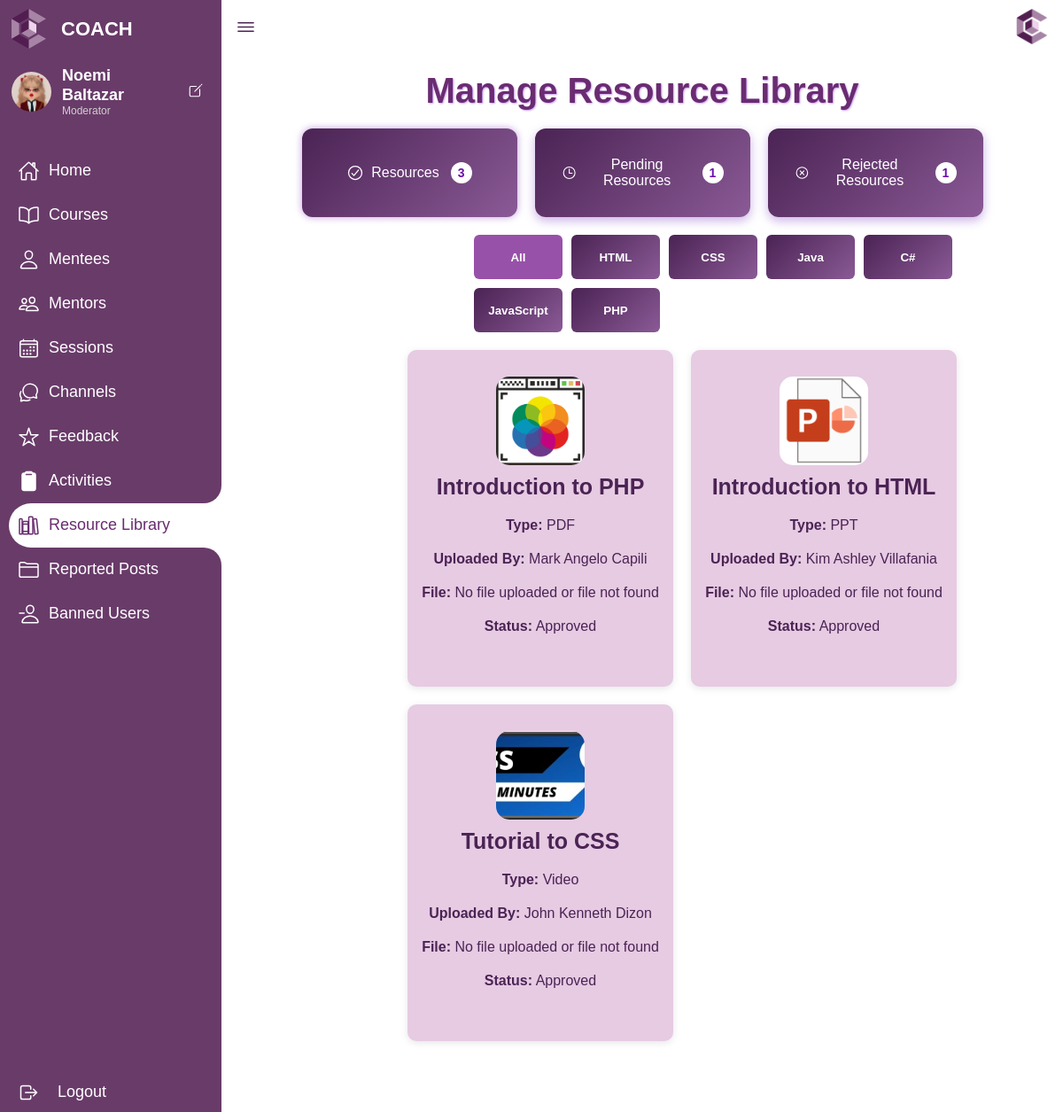
The app's page /admin/resource.php (signed in) with its own data.
### tables this page shows
CREATE TABLE `users` (
  `user_id` int(11) NOT NULL,
  `username` varchar(70) NOT NULL,
  `password` varchar(255) NOT NULL,
  `user_type` enum('Mentee','Mentor','Admin','Super Admin') NOT NULL,
  `first_name` varchar(100) DEFAULT NULL,
  `last_name` varchar(100) DEFAULT NULL,
  `email` varchar(80) NOT NULL,
  `icon` varchar(200) DEFAULT NULL,
  `dob` date DEFAULT NULL,
  `gender` varchar(30) DEFAULT NULL,
  `contact_number` varchar(100) DEFAULT NULL,
  `mentored_before` varchar(20) DEFAULT NULL,
  `mentoring_experience` text DEFAULT NULL,
  `area_of_expertise` varchar(100) DEFAULT NULL,
  `resume` varchar(200) DEFAULT NULL,
  `certificates` varchar(200) DEFAULT NULL,
  `assessment_score` int(20) DEFAULT NULL,
  `status` varchar(60) DEFAULT NULL,
  `reason` text DEFAULT NULL,
  `email_verification` varchar(50) DEFAULT NULL,
  `contact_verification` varchar(50) DEFAULT NULL,
  `full_address` varchar(100) DEFAULT NULL,
  `student` varchar(20) DEFAULT NULL,
  `student_year_level` varchar(30) DEFAULT NULL,
  `occupation` varchar(40) DEFAULT NULL,
  `to_learn` text DEFAULT NULL
);

CREATE TABLE `resources` (
  `Resource_ID` int(11) NOT NULL,
  `user_id` int(11) DEFAULT NULL,
  `UploadedBy` varchar(200) NOT NULL,
  `Resource_Title` varchar(200) NOT NULL,
  `Resource_Icon` varchar(200) NOT NULL,
  `Resource_Type` varchar(200) NOT NULL,
  `Resource_File` varchar(200) NOT NULL,
  `Category` varchar(70) NOT NULL,
  `Status` varchar(200) NOT NULL,
  `Reason` text NOT NULL
);

### admin/resource.php (the view, shortened to what this page needs)
<?php
require '../connection/db_connection.php';
$admin_id = $_SESSION['user_id'];
$admin_details_query = $conn->prepare("SELECT first_name, last_name, icon FROM users WHERE user_id = ?");
$admin_details_query->bind_param("i", $admin_id);
$admin_details_query->execute();
$admin_result = $admin_details_query->get_result();
$admin_info = $admin_result->fetch_assoc();
$admin_name = htmlspecialchars($admin_info['first_name'] . ' ' . $admin_info['last_name']);
$admin_icon = !empty($admin_info['icon']) ? htmlspecialchars($admin_info['icon']) : '../uploads/img/default_profile.png';
$admin_username = htmlspecialchars($_SESSION['username']);
$resources = [];
$sql = "SELECT r.*, u.first_name, u.last_name
        FROM resources r
        LEFT JOIN users u ON r.user_id = u.user_id
        ORDER BY r.Resource_ID DESC";
$res = $conn->query($sql);
if ($res && $res->num_rows > 0) {
  while ($row = $res->fetch_assoc()) {
    $resources[] = $row;
  }
}
$approvedCount = 0;
$pendingCount = 0;
$rejectedCount = 0;
foreach ($resources as $resource) {
    if ($resource['Status'] == 'Approved') {
        $approvedCount++;
    } elseif ($resource['Status'] == 'Under Review') {
        $pendingCount++;
    } elseif ($resource['Status'] == 'Rejected') {
        $rejectedCount++;
    }
}
?>
<!DOCTYPE html>
<html lang="en">
<head>
  <link rel="stylesheet" href="css/dashboard.css" />
  <link rel="stylesheet" href="css/resources.css" />
</head>
<body>
<nav>
  <div class="nav-top">
    <div class="logo">
      <div class="logo-image"><img src="../uploads/img/logo.png" alt="Logo"></div>
      <div class="logo-name">COACH</div>
    </div>
    <div class="admin-profile">
      <img src="<?php echo $admin_icon; ?>" alt="Admin Profile Picture" />
      <div class="admin-text">
        <span class="admin-name"><?php echo $admin_name; ?></span>
        <span class="admin-role">Moderator</span>
      </div>
      <a href="edit_profile.php?username=<?= urlencode($admin_username) ?>" class="edit-profile-link" title="Edit Profile">
        <ion-icon name="create-outline" class="verified-icon"></ion-icon>
      </a>
    </div>
  </div>
  <div class="menu-items">
    <ul class="navLinks">
      <li class="navList">
        <a href="#" onclick="window.location='dashboard.php'">
          <ion-icon name="home-outline"></ion-icon>
          <span class="links">Home</span>
        </a>
      </li>
      <li class="navList">
        <a href="#" onclick="window.location='courses.php'">
          <ion-icon name="book-outline"></ion-icon>
          <span class="links">Courses</span>
        </a>
      </li>
      <li class="navList">
        <a href="#" onclick="window.location='manage_mentees.php'">
          <ion-icon name="person-outline"></ion-icon>
          <span class="links">Mentees</span>
        </a>
      </li>
      <li class="navList">
        <a href="#" onclick="window.location='manage_mentors.php'">
          <ion-icon name="people-outline"></ion-icon>
          <span class="links">Mentors</span>
        </a>
      </li>
      <li class="navList">
        <a href="#" onclick="window.location='manage_session.php'">
          <ion-icon name="calendar-outline"></ion-icon>
          <span class="links">Sessions</span>
        </a>
      </li>
      <li class="navList">
        <a href="#" onclick="window.location='channels.php'">
          <ion-icon name="chatbubbles-outline"></ion-icon>
          <span class="links">Channels</span>
        </a>
      </li>
      <li class="navList"> <a href="feedbacks.php"> <ion-icon name="star-outline"></ion-icon>
                    <span class="links">Feedback</span>
                </a>
            </li>
      <li class="navList">
        <a href="#" onclick="window.location='activities.php'">
          <ion-icon name="clipboard"></ion-icon>
          <span class="links">Activities</span>
        </a>
      </li>
      <li class="navList active">
        <a href="#" onclick="window.location='resource.php'">
          <ion-icon name="library-outline"></ion-icon>
          <span class="links">Resource Library</span>
        </a>
      </li>
      <li class="navList">
          <a href="reports.php"><ion-icon name="folder-outline"></ion-icon>
              <span class="links">Reported Posts</span>
          </a>
      </li>
      <li class="navList">
          <a href="banned-users.php"><ion-icon name="person-remove-outline"></ion-icon>
              <span class="links">Banned Users</span>
          </a>
      </li>
    </ul>
    <ul class="bottom-link">
      <li class="logout-link">
        <a href="#" onclick="confirmLogout()" style="color: white; text-decoration: none; font-size: 18px;">
          <ion-icon name="log-out-outline"></ion-icon>
          Logout
        </a>
      </li>
    </ul>
  </div>
</nav>
  <section class="dashboard">
    <div class="top">
      <ion-icon class="navToggle" name="menu-outline"></ion-icon>
      <img src="../uploads/img/logo.png" alt="Logo"> </div>
    <div id="resourceLibraryContent" style="padding: 20px;">
    <h1 class="section-title" id="resourceTitle">Manage Resource Library</h1>
    <div class="dashboard">
      <div class="top-bar">
        <button class="filter-btn active" data-status="Approved">
          <ion-icon name="checkmark-circle-outline"></ion-icon>
          <span>Resources</span> <span id="approvedCount"><?php echo $approvedCount; ?></span>
        </button>
        <button class="filter-btn" data-status="Under Review">
          <ion-icon name="time-outline"></ion-icon>
          <span>Pending Resources</span> <span id="pendingresourceCount"><?php echo $pendingCount; ?></span>
        </button>
        <button class="filter-btn" data-status="Rejected">
          <ion-icon name="close-circle-outline"></ion-icon>
          <span>Rejected Resources</span> <span id="rejectedCount"><?php echo $rejectedCount; ?></span>
        </button>
      </div>
      <div class="category-bar">
        <button class="category-btn active" data-category="all">All</button>
        <button class="category-btn" data-category="HTML">HTML</button>
        <button class="category-btn" data-category="CSS">CSS</button>
        <button class="category-btn" data-category="Java">Java</button>
        <button class="category-btn" data-category="C#">C#</button>
        <button class="category-btn" data-category="JS">JavaScript</button>
        <button class="category-btn" data-category="PHP">PHP</button>
      </div>
      <div id="resourceContainer">
        <?php foreach ($resources as $resource): ?>
        <div class="resource-card"
             data-status="<?php echo htmlspecialchars($resource['Status']); ?>"
             data-category="<?php echo htmlspecialchars($resource['Category']); ?>">
          <?php if (!empty($resource['Resource_Icon']) && file_exists("../uploads/" . $resource['Resource_Icon'])): ?>
            <img src="../uploads/<?php echo htmlspecialchars($resource['Resource_Icon']); ?>" alt="Resource Icon" />
          <?php else: ?>
            <div class="no-image">No Image</div>
          <?php endif; ?>
          <h2><?php echo htmlspecialchars($resource['Resource_Title']); ?></h2>
          <p><strong>Type:</strong> <?php echo htmlspecialchars($resource['Resource_Type']); ?></p>
          <p><strong>Uploaded By:</strong> <?php echo htmlspecialchars($resource['first_name'] . ' ' . $resource['last_name']); ?></p>
          <?php if (!empty($resource['Resource_File']) && file_exists("../uploads/" . $resource['Resource_File'])): ?>
            <p><strong>File:</strong>
              <a href="view_resource.php?file=<?php echo urlencode($resource['Resource_File']); ?>&title=<?php echo urlencode($resource['Resource_Title']); ?>"
                 target="_blank" class="view-button">View</a>
            </p>
          <?php else: ?>
            <p><strong>File:</strong> No file uploaded or file not found</p>
          <?php endif; ?>
          <p class="status-label"><strong>Status:</strong> <?php echo htmlspecialchars($resource['Status']); ?></p>
        </div>
        <?php endforeach; ?>
      </div>
    </div>
  </div>
</section>
</body>
</html>

### admin/css/dashboard.css (style rules this page uses)
* { margin: 0; padding: 0; box-sizing: border-box; }
:root { --primary-color: #6a2c70; --nav-color: #693B69; --dash-color: #fff; --logo-color: #fff; --text-color: #000; --text-color-light: #333; --white: #fff; --border-color: #ccc; --toggle-color: #fff; --title-icon-color: #fff; --time-03: all 0.3s linear; --time-02: all 0.2s linear; }
body { width: 100%; min-height: 100vh; background-color: var(--dash-color); font-family: sans-serif; }
.admin-profile { display: flex; align-items: center; gap: 12px; padding: 20px 20px 15px; margin-left: -17px; }
.admin-profile img { width: 45px; height: 45px; border-radius: 50%; object-fit: cover; border: -5px solid #ffffff33; }
.admin-text { display: flex; flex-direction: column; line-height: 1.2; }
.admin-name { font-weight: 600; color: #ffffff; font-size:18px; }
.admin-role { font-size: 12px; color: #d0d0d0; }
.verified-icon { color: white; font-size: 18px; margin-left: auto; }
nav .menu-items { margin-top: 20px; display: flex; flex-direction: column; height: calc(100% - 100px); justify-content: space-between; }
nav .menu-items .bottom-link li { display: flex; align-items: center; padding: 10px 0; }
nav .menu-items .bottom-link li a { margin-top: -140px; display: flex; align-items: center; color: var(--white); text-decoration: none; }
nav .menu-items .bottom-link li a ion-icon { margin-right: 10px; }
nav { position: fixed; top: 0; left: 0; height: 100%; width: 250px; background-color: var(--nav-color); padding: 10px 0 10px 10px; transition: var(--time-03); }
nav .logo { display: flex; align-items: center; }
nav .logo-image { width: 45px; height: 45px; border-radius: 50%; }
nav .logo-image img { width: 45px; height: 45px; object-fit: cover; }
nav .logo .logo-name { font-size: 22px; font-weight: 600; color: var(--logo-color); margin-left: 14px; white-space: nowrap; transition: var(--time-02); }
nav .menu-items { margin-top: 20px; display: flex; flex-direction: column; height: calc(100% - 90px); justify-content: space-between; }
nav .menu-items li { list-style: none; }
nav .menu-items li a { display: flex; align-items: center; height: 50px; text-decoration: none; }
nav .menu-items li.active a { border-top-left-radius: 25px; border-bottom-left-radius: 25px; position: relative; }
nav .menu-items li a ion-icon { color: var(--white); font-size: 24px; min-width: 45px; }
nav .menu-items li a .links { font-size: 18px; color: var(--white); transition: var(--time-02); }
nav .menu-items li.active a { background-color: var(--dash-color); }
nav .menu-items li.active a:before { content: ''; position: absolute; width: 40px; height: 40px; right: 0; top: -40px; border-radius: 50%; box-shadow: 20px 20px var(--dash-color); pointer-events: none; }
nav .menu-items li.active a:after { content: ''; position: absolute; width: 40px; height: 40px; right: 0; bottom: -40px; border-radius: 50%; box-shadow: 20px -20px var(--dash-color); pointer-events: none; }
nav .menu-items li.active a .links { color: var(--primary-color); }
nav .menu-items li.active a ion-icon { color: var(--primary-color); }
.dashboard { position: relative; left: 250px; width: calc(100% - 250px); min-height: 100vh; background-color: var(--dash-color); padding: 10px 15px; transition: var(--time-03); }
.dashboard .top { position: fixed; background-color: var(--dash-color); display: flex; justify-content: space-between; align-items: center; left: 250px; top: 0; padding: 10px 15px; width: calc(100% - 250px); transition: var(--time-03); z-index: 100; }
.dashboard .top .navToggle { font-size: 25px; color: var(--text-color); cursor: pointer; }
.top img { width: 40px; height: 40px; border-radius: 50%; }

### records on screen
users: icon (picture), admin_name "Noemi Baltazar"
resources: Resource_Icon (picture), Resource_Title "Introduction to PHP", Resource_Type "PDF", user.last_name "Mark Angelo Capili", shows "File:", Status "Approved"
resources: Resource_Icon (picture), Resource_Title "Introduction to HTML", Resource_Type "PPT", user.last_name "Kim Ashley Villafania", shows "File:", Status "Approved"
resources: Resource_Icon (picture), Resource_Title "Tutorial to CSS", Resource_Type "Video", user.last_name "John Kenneth Dizon", shows "File:", Status "Approved"

### other values on screen
$approvedCount "3"
$pendingCount "1"
$rejectedCount "1"
